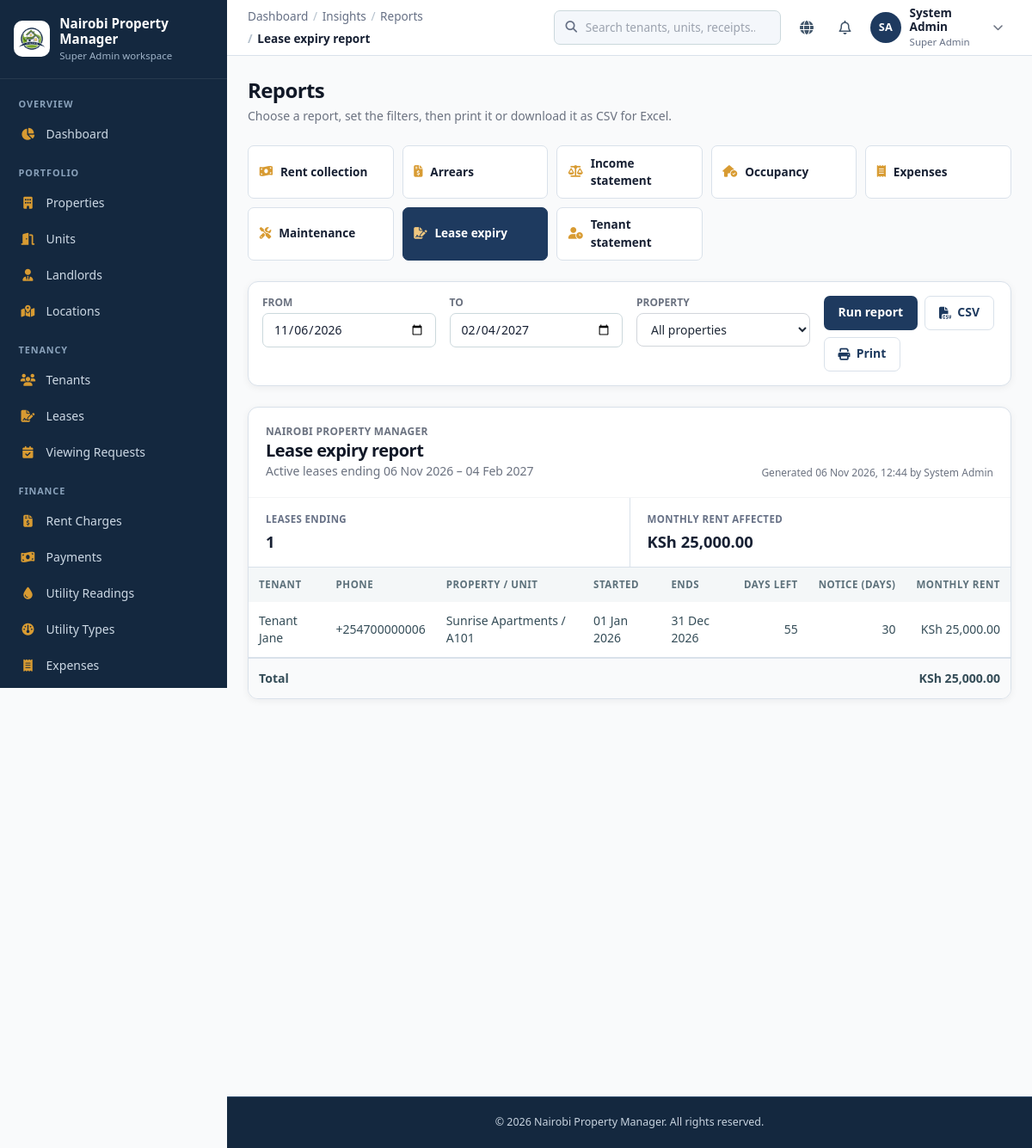
/admin/reports.php?report=leases (signed in), run on the app's committed database.
### tables this page shows
CREATE TABLE IF NOT EXISTS leases (
    id INT AUTO_INCREMENT PRIMARY KEY,
    tenant_id INT NOT NULL,
    property_id INT NOT NULL,
    unit_id INT NOT NULL,
    start_date DATE NOT NULL,
    end_date DATE NOT NULL,
    monthly_rent DECIMAL(12, 2) NOT NULL,
    deposit DECIMAL(12, 2) NOT NULL,
    payment_due_day INT DEFAULT 5,
    notice_period_days INT DEFAULT 30,
    status ENUM('Active', 'Expired', 'Terminated', 'Pending', 'Renewed') DEFAULT 'Pending',
    special_terms TEXT,
    document_path VARCHAR(255),
    created_at TIMESTAMP DEFAULT CURRENT_TIMESTAMP,
    FOREIGN KEY (tenant_id) REFERENCES tenants(id) ON DELETE RESTRICT,
    FOREIGN KEY (property_id) REFERENCES properties(id) ON DELETE RESTRICT,
    FOREIGN KEY (unit_id) REFERENCES units(id) ON DELETE RESTRICT
);

CREATE TABLE IF NOT EXISTS tenants (
    id INT AUTO_INCREMENT PRIMARY KEY,
    user_id INT NULL,
    full_name VARCHAR(100) NOT NULL,
    phone VARCHAR(20) NOT NULL,
    email VARCHAR(150) NOT NULL,
    national_id VARCHAR(50) NOT NULL UNIQUE,
    gender ENUM('Male', 'Female', 'Other') NOT NULL,
    date_of_birth DATE NULL,
    emergency_contact_name VARCHAR(100),
    emergency_contact_phone VARCHAR(20),
    occupation VARCHAR(100),
    employer VARCHAR(100),
    current_address TEXT,
    profile_photo VARCHAR(255),
    status ENUM('Active', 'Inactive', 'Evicted', 'Blacklisted') DEFAULT 'Active',
    created_at TIMESTAMP DEFAULT CURRENT_TIMESTAMP,
    FOREIGN KEY (user_id) REFERENCES users(id) ON DELETE SET NULL
);

### admin/reports.php (called while the page is built, shortened)
<?php
include __DIR__ . '/../includes/reports_page.php';

### includes/functions.php (called while the page is built, shortened)
<?php
function e($string) {
    return htmlspecialchars($string ?? '', ENT_QUOTES, 'UTF-8');
}
function format_currency($amount) {
    return 'KSh ' . number_format((float)($amount ?? 0), 2, '.', ',');
}
function format_date($date) {
    $timestamp = strtotime((string)$date);
    return $timestamp ? date('d M Y', $timestamp) : (string)$date;
}

### includes/reports.php (the view, shortened to what this page needs)
<?php
require_once __DIR__ . '/functions.php';
function report_scope(array $params): array {
    $sql = '';
    $values = [];
    return [$sql, $values];
}
function report_query(PDO $db, string $sql, array $values): array {
    $stmt = $db->prepare($sql);
    $stmt->execute($values);
    return $stmt->fetchAll();
}
function report_period_label(array $params): string {
    return format_date($params['from']) . ' – ' . format_date($params['to']);
}
function run_report(PDO $db, string $key, array $params): array {
    $report = ('report_' . $key)($db, $params);
    return $report + ['totals' => null, 'summary' => [], 'breakdown' => null, 'notice' => null];
}
function report_leases(PDO $db, array $params): array {
    [$scope, $values] = report_scope($params);
    $rows = report_query($db, "SELECT t.full_name AS tenant, t.phone, CONCAT(p.name, ' / ', u.unit_number) AS unit, l.start_date, l.end_date, l.monthly_rent, l.notice_period_days
        FROM leases l JOIN tenants t ON t.id = l.tenant_id JOIN units u ON u.id = l.unit_id JOIN properties p ON p.id = l.property_id
        WHERE l.status = 'Active' AND l.end_date BETWEEN ? AND ? $scope ORDER BY l.end_date", [$params['from'], $params['to'], ...$values]);
    $rent = array_sum(array_column($rows, 'monthly_rent'));
    return [
        'title' => 'Lease expiry',
        'subtitle' => 'Active leases ending ' . report_period_label($params),
        'columns' => [
            'tenant' => ['label' => 'Tenant'], 'phone' => ['label' => 'Phone'], 'unit' => ['label' => 'Property / unit'], 'start_date' => ['label' => 'Started', 'format' => 'date'],
            'end_date' => ['label' => 'Ends', 'format' => 'date'], 'days_left' => ['label' => 'Days left', 'format' => 'number'],
            'notice_period_days' => ['label' => 'Notice (days)', 'format' => 'number'], 'monthly_rent' => ['label' => 'Monthly rent', 'format' => 'currency'],
        ],
        'rows' => $rows,
        'totals' => ['monthly_rent' => $rent],
        'summary' => [['Leases ending', count($rows)], ['Monthly rent affected', format_currency($rent)]],
    ];
}
function report_cell($value, ?string $format): string {
    return match ($format) {
        'currency' => format_currency($value),
        'date' => format_date($value),
        'period' => format_period($value),
        'percent' => number_format((float)$value, 1) . '%',
        'number' => is_float($value + 0) && floor((float)$value) != (float)$value ? number_format((float)$value, 1) : number_format((float)$value),
        default => (string)$value,
    };
}
function render_report_table(array $columns, array $rows, ?array $totals, string $caption): void {
    $numeric = ['currency', 'number', 'percent'];
    ?>
    <div class="overflow-x-auto"><table class="w-full text-left border-collapse report-table">
        <thead><tr class="bg-gray-50 text-xs font-semibold text-gray-500 uppercase">
            <?php foreach ($columns as $column): ?><th scope="col" class="p-3 <?php echo in_array($column['format'] ?? '', $numeric, true) ? 'text-right' : ''; ?>"><?php echo e($column['label']); ?></th><?php endforeach; ?>
        </tr></thead>
        <tbody class="divide-y divide-gray-100 text-sm">
        <?php foreach ($rows as $row): ?><tr>
            <?php foreach ($columns as $key => $column):
                $format = $column['format'] ?? null; ?>
                <td class="p-3 <?php echo in_array($format, $numeric, true) ? 'text-right tabular-nums whitespace-nowrap' : ''; ?>"><?php echo $format === 'badge' && $row[$key] !== null ? render_status_badge($row[$key]) : e(report_cell($row[$key] ?? null, $format)); ?></td>
            <?php endforeach; ?>
        </tr><?php endforeach; ?>
        </tbody>
        <?php if ($totals && $rows): ?><tfoot><tr class="font-bold bg-gray-50">
            <?php $first = true; foreach ($columns as $key => $column): ?>
                <td class="p-3 <?php echo in_array($column['format'] ?? '', $numeric, true) ? 'text-right tabular-nums whitespace-nowrap' : ''; ?>"><?php echo array_key_exists($key, $totals) ? e(report_cell($totals[$key], $column['format'] ?? null)) : ($first ? 'Total' : ''); ?></td>
            <?php $first = false; endforeach; ?>
        </tr></tfoot><?php endif; ?>
    </table></div>
    <?php
}

### assets/app.css (style rules this page uses)
:root { --color-primary: #1e3a5f; --color-secondary: #14283f; --color-accent: #d89b32; --color-success: #198754; --color-danger: #dc3545; }
body { font-family: 'Inter', system-ui, -apple-system, BlinkMacSystemFont, "Segoe UI", Roboto, "Helvetica Neue", Arial, sans-serif; background-color: #f8fafc; color: #1e293b; margin: 0; padding: 0; -webkit-font-smoothing: antialiased; }
:root { --site-ink:#172033; --site-muted:#566175; --site-navy:#1e3a5f; --site-blue:#345c82; --site-pale:#eaf2f8; --site-line:#d9e1ea; --site-accent:#d89b32; --site-link:#22566e; }
html { scroll-behavior:smooth; }
:root { --primary: #1e3a5f; --primary-dark: #14283f; --primary-light: #eaf2f8; --secondary: #14283f; --accent: #d89b32; --background: #f4f7fb; --surface-soft: #eef3f8; --surface: #ffffff; --text: #172033; --text-muted: #667085; --border: #d9e1ea; --success: #198754; --warning: #d99a00; --danger: #dc3545; --shadow-sm: 0 2px 8px rgba(15, 23, 42, .06); --shadow-md: 0 8px 25px rgba(15, 23, 42, .08); --radius-sm: 7px; --radius-md: 12px; --radius-lg: 16px; }
html { color-scheme: light; }
body { color:var(--text); background:var(--background); font-family:Inter,system-ui,-apple-system,"Segoe UI",sans-serif; }
body.bg-gray-50,.bg-gray-50 { background-color:var(--background); }
.text-gray-800 { color:var(--text); }
table { color:#354d58; font-size:.88rem; }
table thead th { background:#f4f7f8; color:#5d717b; font-size:.72rem; font-weight:700; letter-spacing:.045em; white-space:nowrap; }
table th,table td { border-color:#e7edef; }
table tbody tr { transition:background-color .14s ease; }
.overflow-x-auto { position:relative; max-width:100%; scrollbar-width:thin; }
.text-gray-500 { color:#6b7d86; }
.report-table tfoot td { border-top:2px solid var(--border); }

### data on the page
leases: tenant.full_name "Tenant Jane", tenant.phone "+254700000006", format "Sunrise Apartments / A101", start_date "01 Jan 2026", end_date "31 Dec 2026", format "55", notice_period_days "30", monthly_rent "KSh 25,000.00"

### other printed values
APP_NAME "Nairobi Property Manager"
$role "Super Admin"
$label "OVERVIEW"
$label "Dashboard"
$label "PORTFOLIO"
$label "Properties"
$label "Units"
$label "Landlords"
$label "Locations"
$label "TENANCY"
$label "Tenants"
$label "Leases"
$label "Viewing Requests"
$label "FINANCE"
$label "Rent Charges"
